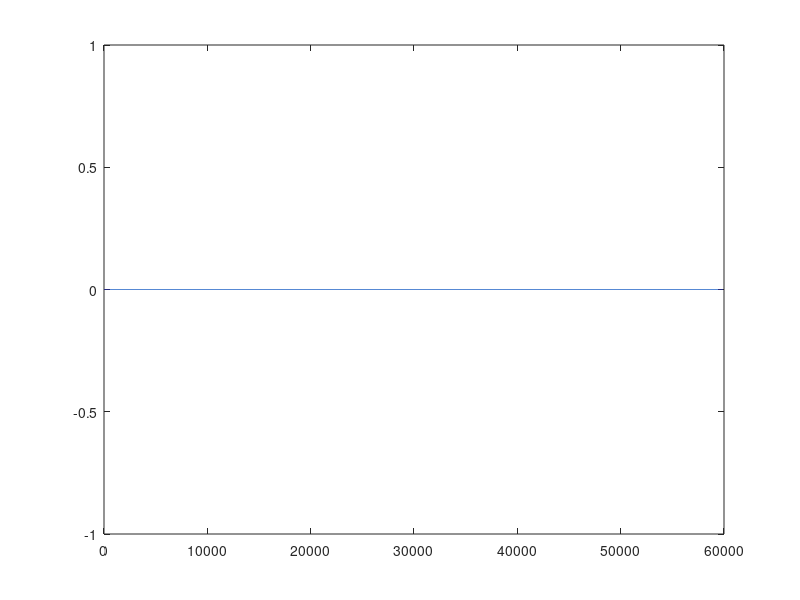

The MATLAB script that drew this image:
load('dados.mat');
nt=size(t_w);
nt2= nt(1)-1;
theta_dis=zeros(nt);
a=7148.8650000000;  %semieje mayor [km]
b=7148.8606749355;  %semieje menor [km]
e=0.0011;           %excentricidad [-]
T=100.26*60;        %Período orbital[s]
Area_elipse=a*b*pi; %Area total de elipse [km^2]
A_t=Area_elipse/T;            %Area recorrida en un paso temporal[km^2]


for t=2:nt2
    theta_dis(t)=acos((1/e)*(1-((a*(1-e^2))/(A_t+(a*(1-e^2))/(1-e*cos(theta_dis(t-1)))))));
end

plot(t_w,theta_dis)
